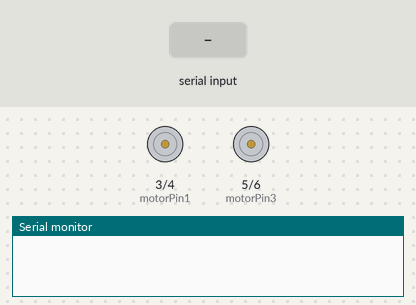
Recording of a sketch running on a simulated Arduino Uno, built with avr-gcc and run on an emulated ATmega328P. Parts: motor-driver pin pairs drawn as motors (green arrow = first pin HIGH = forward, orange = second pin HIGH = backward, longer = more drive), the last lines printed to the serial monitor. The test bench sets the inputs (shaded band).

Above: at 1.2 s.
1.3 s: "forward" received over the second serial link
At 1.7 s:
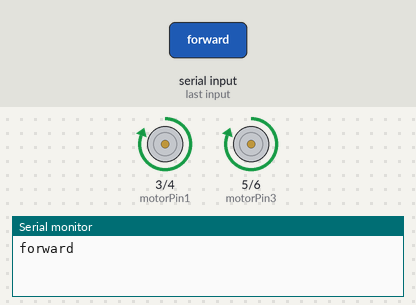
2.8 s: "backward" received over the second serial link
At 3.3 s:
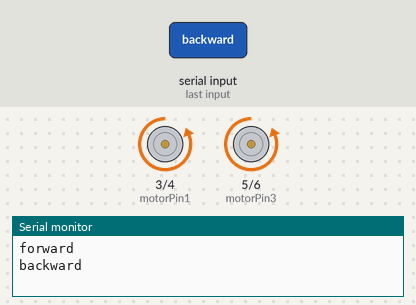
4.3 s: "right" received over the second serial link
At 5.5 s:
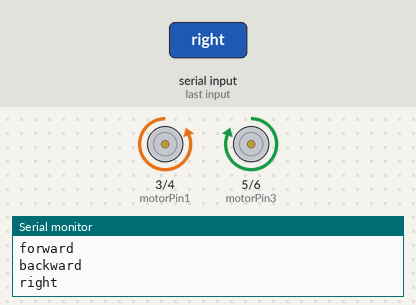
5.8 s: "left" received over the second serial link
At 6.5 s:
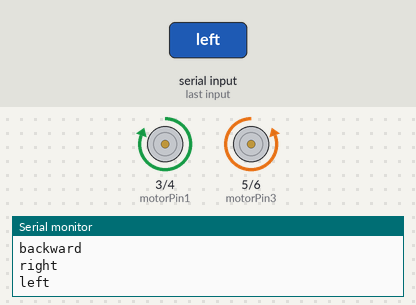
Timing chart, 0 to 8.3 s (numbered marks = the images above; inputs shaded):
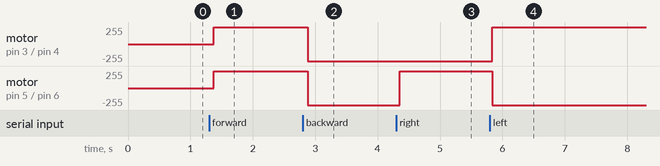

Measured:
- after the input at 1.3 s, motor on pin 3 (motorPin1) / pin 4 (motorPin2), motor on pin 5 (motorPin3) / pin 6 (motorPin4): stopped → forward 255/255 after 0.07 s
- after the input at 2.8 s, motor on pin 3 (motorPin1) / pin 4 (motorPin2), motor on pin 5 (motorPin3) / pin 6 (motorPin4): forward 255/255 → backward 255/255 after 0.08 s
- after the input at 4.3 s, motor on pin 5 (motorPin3) / pin 6 (motorPin4): backward 255/255 → forward 255/255 after 0.05 s
- after the input at 5.8 s, motor on pin 3 (motorPin1) / pin 4 (motorPin2): backward 255/255 → forward 255/255 at once; motor on pin 5 (motorPin3) / pin 6 (motorPin4): forward 255/255 → backward 255/255 at once

The sketch:

Advanced_voice_controlled_robot.ino
```cpp
#include<SoftwareSerial.h>
int motorPin1 = 3;
int motorPin2 = 4;
int motorPin3 = 5;
int motorPin4 = 6;
SoftwareSerial BT(11, 12);
String readvoice;
void setup() {
  BT.begin(9600);
  Serial.begin(9600);
  pinMode(3, OUTPUT);
  pinMode(4, OUTPUT);
  pinMode(5, OUTPUT);
  pinMode(6, OUTPUT);
}

void loop() {
  while (BT.available()) {
    delay(10);
    char c = BT.read();
    readvoice += c ;
  }
  if (readvoice.length() > 0) {
    Serial.println(readvoice);
    if (readvoice == "forward") {
      digitalWrite(3, HIGH);
      digitalWrite(4, LOW);
      digitalWrite(5, HIGH);
      digitalWrite(6, LOW );
      delay(100);
    }
    else if (readvoice == "backward") {
      digitalWrite(3, LOW);
      digitalWrite(4, HIGH);
      digitalWrite(5, LOW);
      digitalWrite(6, HIGH );
      delay(100);
    }
    else if (readvoice == "right") {
      digitalWrite(3, LOW);
      digitalWrite(4, HIGH);
      digitalWrite(5, HIGH);
      digitalWrite(6, LOW );
      delay(100);
    }
    else if (readvoice == "left") {
      digitalWrite(3, HIGH);
      digitalWrite(4, LOW);
      digitalWrite(5, LOW);
      digitalWrite(6, HIGH );
      delay(100);
    }
    else if (readvoice == "stop") {
      digitalWrite(3, LOW);
      digitalWrite(4, LOW);
      digitalWrite(5, LOW);
      digitalWrite(6, LOW );
      delay(100);
    }
    readvoice = "";
  }
}
```
